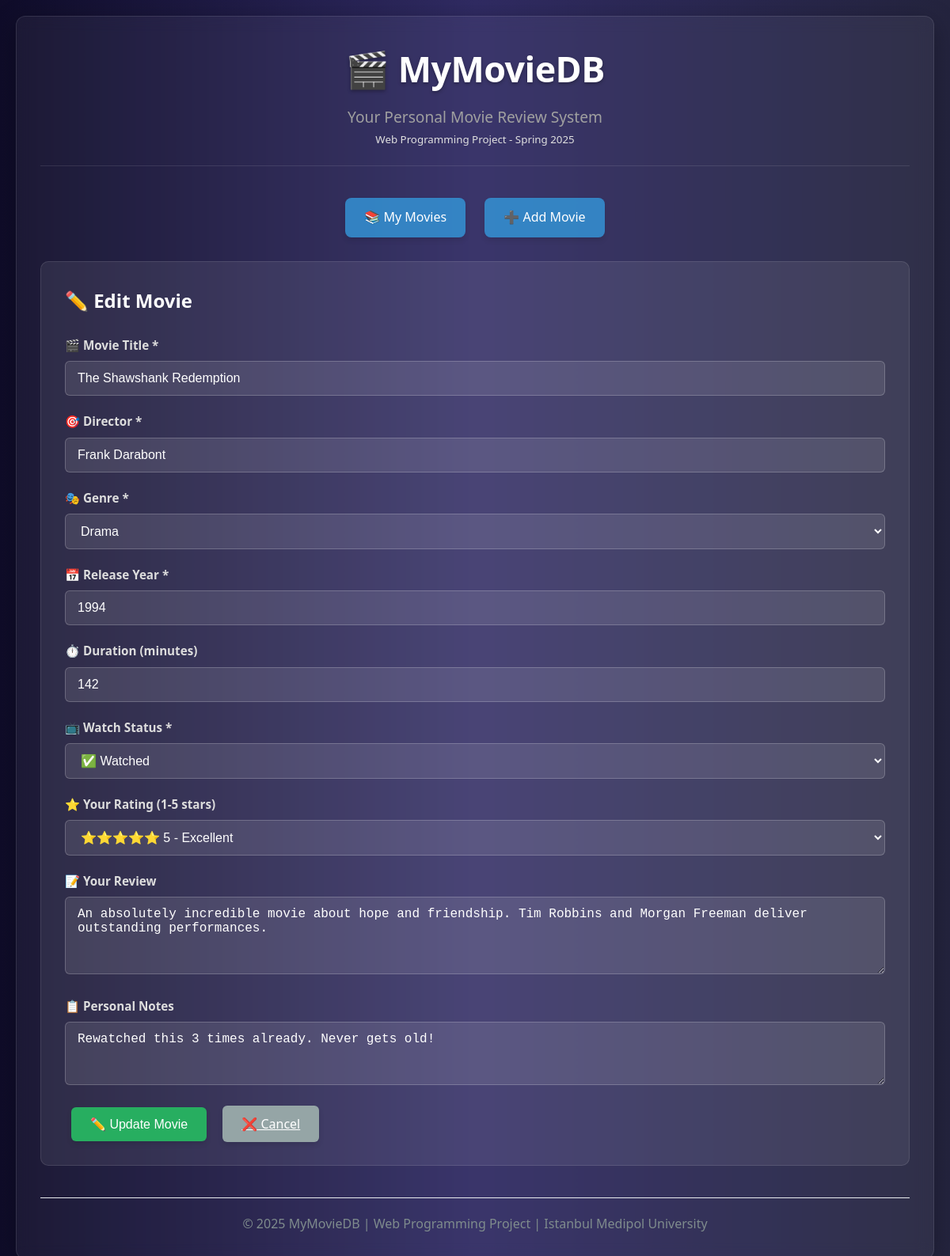
The app's page /?action=edit&id=1 with its own data.
### tables this page shows
CREATE TABLE `movies` (
  `id` int(11) NOT NULL,
  `title` varchar(255) NOT NULL,
  `director` varchar(255) NOT NULL,
  `genre` varchar(100) NOT NULL,
  `release_year` int(11) NOT NULL,
  `duration` int(11) DEFAULT NULL,
  `rating` int(11) DEFAULT NULL CHECK (`rating` >= 1 and `rating` <= 5),
  `watch_status` enum('want_to_watch','currently_watching','watched') DEFAULT 'want_to_watch',
  `review_text` text DEFAULT NULL,
  `personal_notes` text DEFAULT NULL,
  `date_added` timestamp NOT NULL DEFAULT current_timestamp()
);

### index.php (the view, shortened to what this page needs)
<?php
$action = $_GET['action'] ?? 'read';
try {
    $pdo = getDBConnection();
    $movies = [];
    $editMovie = null;
    if ($action === 'edit' && isset($_GET['id'])) {
        $stmt = $pdo->prepare("SELECT * FROM movies WHERE id = ?");
        $stmt->execute([$_GET['id']]);
        $editMovie = $stmt->fetch();
    }
} catch (Exception $e) {
    $error = "❌ Error: " . $e->getMessage();
}
?>
<!DOCTYPE html>
<html lang="en">
<head>
</head>
<body>
    <div class="container">
        <header class="header">
            <h1>🎬 MyMovieDB</h1>
            <p>Your Personal Movie Review System</p>
            <small>Web Programming Project - Spring 2025</small>
        </header>
        <nav class="nav">
            <a href="?action=read" class="<?= $action === 'read' ? 'active' : '' ?>">📚 My Movies</a>
            <a href="?action=create" class="<?= $action === 'create' ? 'active' : '' ?>">➕ Add Movie</a>
        </nav>
        <main>
            <?php if ($action === 'read'): ?>
                <section>
                    <h2>📖 My Movie Collection</h2>
                    <?php if (empty($movies)): ?>
                        <div class="empty-state">
                            <h3>🎬 No movies in your collection yet!</h3>
                            <p>Start building your movie library!</p>
                            <a href="?action=create" class="btn btn-primary">Add Your First Movie</a>
                        </div>
                    <?php else: ?>
                        <div class="stats-bar">
                            <p>📊 Total movies in your collection: <strong><?= count($movies) ?></strong></p>
                        </div>
                        <div class="movie-grid">
                            <?php foreach ($movies as $movie): ?>
                                <div class="movie-card">
                                    <div class="movie-header">
                                        <h3><?= htmlspecialchars($movie['title']) ?></h3>
                                        <small>Released: <?= $movie['release_year'] ?></small>
                                    </div>
                                    <div class="movie-info">
                                        <p><strong>🎯 Director:</strong> <?= htmlspecialchars($movie['director']) ?></p>
                                        <p><strong>🎭 Genre:</strong> <?= htmlspecialchars($movie['genre']) ?></p>
                                        <?php if ($movie['duration']): ?>
                                            <p><strong>⏱️ Duration:</strong> <?= $movie['duration'] ?> minutes</p>
                                        <?php endif; ?>
                                        <p><strong>📺 Status:</strong> <?= formatWatchStatus($movie['watch_status']) ?></p>
                                        <?php if ($movie['rating']): ?>
                                            <p><strong>⭐ My Rating:</strong> <?= displayStars($movie['rating']) ?></p>
                                        <?php endif; ?>
                                        <?php if ($movie['review_text']): ?>
                                            <p><strong>📝 Review:</strong> <?= htmlspecialchars(substr($movie['review_text'], 0, 100)) ?><?= strlen($movie['review_text']) > 100 ? '...' : '' ?></p>
                                        <?php endif; ?>
                                        <?php if ($movie['personal_notes']): ?>
                                            <p><strong>📋 Notes:</strong> <?= htmlspecialchars(substr($movie['personal_notes'], 0, 80)) ?><?= strlen($movie['personal_notes']) > 80 ? '...' : '' ?></p>
                                        <?php endif; ?>
                                    </div>
                                    <div class="movie-actions">
                                        <a href="?action=edit&id=<?= $movie['id'] ?>" class="btn btn-warning">✏️ Edit</a>
                                        <a href="?action=delete&id=<?= $movie['id'] ?>"
                                           onclick="return confirm('Are you sure you want to delete \"<?= htmlspecialchars($movie['title']) ?>\"?')"
                                           class="btn btn-danger">🗑️ Delete</a>
                                    </div>
                                </div>
                            <?php endforeach; ?>
                        </div>
                    <?php endif; ?>
                </section>
            <?php elseif ($action === 'create' || $action === 'edit'): ?>
                <section class="form-section">
                    <h2><?= $action === 'edit' ? '✏️ Edit Movie' : '🎬 Add New Movie' ?></h2>
                    <form method="POST" action="?action=<?= $action === 'edit' ? 'update' : 'create' ?>">
                        <div class="form-group">
                            <label for="title">🎬 Movie Title *</label>
                            <input type="text" id="title" name="title" required
                                   value="<?= htmlspecialchars($editMovie['title'] ?? '') ?>"
                                   placeholder="Enter movie title">
                        </div>
                        <div class="form-group">
                            <label for="director">🎯 Director *</label>
                            <input type="text" id="director" name="director" required
                                   value="<?= htmlspecialchars($editMovie['director'] ?? '') ?>"
                                   placeholder="Enter director name">
                        </div>
                        <div class="form-group">
                            <label for="genre">🎭 Genre *</label>
                            <select id="genre" name="genre" required>
                                <?php
                                $genres = ['Action', 'Adventure', 'Animation', 'Comedy', 'Crime', 'Drama', 'Fantasy', 'Horror', 'Romance', 'Sci-Fi', 'Thriller'];
                                foreach ($genres as $genre):
                                ?>
                                    <option value="<?= $genre ?>" <?= ($editMovie['genre'] ?? '') === $genre ? 'selected' : '' ?>>
                                        <?= $genre ?>
                                    </option>
                                <?php endforeach; ?>
                            </select>
                        </div>
                        <div class="form-group">
                            <label for="release_year">📅 Release Year *</label>
                            <input type="number" id="release_year" name="release_year" required
                                   min="1900" max="2030"
                                   value="<?= $editMovie['release_year'] ?? '' ?>"
                                   placeholder="2024">
                        </div>
                        <div class="form-group">
                            <label for="duration">⏱️ Duration (minutes)</label>
                            <input type="number" id="duration" name="duration"
                                   min="1" max="500"
                                   value="<?= $editMovie['duration'] ?? '' ?>"
                                   placeholder="120">
                        </div>
                        <div class="form-group">
                            <label for="watch_status">📺 Watch Status *</label>
                            <select id="watch_status" name="watch_status" required>
                                <option value="watched" <?= ($editMovie['watch_status'] ?? '') === 'watched' ? 'selected' : '' ?>>✅ Watched</option>
                            </select>
                        </div>
                        <div class="form-group">
                            <label for="rating">⭐ Your Rating (1-5 stars)</label>
                            <select id="rating" name="rating">
                                <option value="5" <?= ($editMovie['rating'] ?? '') == '5' ? 'selected' : '' ?>>⭐⭐⭐⭐⭐ 5 - Excellent</option>
                            </select>
                        </div>
                        <div class="form-group">
                            <label for="review_text">📝 Your Review</label>
                            <textarea id="review_text" name="review_text" rows="4"
                                      placeholder="Write your thoughts about this movie..."><?= htmlspecialchars($editMovie['review_text'] ?? '') ?></textarea>
                        </div>
                        <div class="form-group">
                            <label for="personal_notes">📋 Personal Notes</label>
                            <textarea id="personal_notes" name="personal_notes" rows="3"
                                      placeholder="Any personal notes, reminders, or comments..."><?= htmlspecialchars($editMovie['personal_notes'] ?? '') ?></textarea>
                        </div>
                        <div class="form-actions">
                            <button type="submit" class="btn btn-primary">
                                <?= $action === 'edit' ? '✏️ Update Movie' : '🎬 Add Movie' ?>
                            </button>
                            <a href="?action=read" class="btn btn-secondary">❌ Cancel</a>
                        </div>
                    </form>
                </section>
            <?php endif; ?>
        </main>
        <footer style="text-align: center; margin-top: 40px; padding-top: 20px; border-top: 1px solid #e9ecef; color: #7f8c8d;">
            <p>&copy; 2025 MyMovieDB | Web Programming Project | Istanbul Medipol University</p>
        </footer>
    </div>
</body>
</html>

### index.php (style rules this page uses)
* { margin: 0; padding: 0; box-sizing: border-box; }
body { font-family: 'Segoe UI', -apple-system, BlinkMacSystemFont, sans-serif; line-height: 1.6; color: #e0e0e0; background: linear-gradient(to right, #0f0c29, #302b63, #24243e); min-height: 100vh; padding: 20px; }
.container { max-width: 1200px; margin: 0 auto; background: rgba(255, 255, 255, 0.05); backdrop-filter: blur(10px); padding: 30px; border-radius: 12px; box-shadow: 0 8px 32px rgba(0, 0, 0, 0.3); border: 1px solid rgba(255, 255, 255, 0.1); }
.header { text-align: center; margin-bottom: 40px; padding-bottom: 20px; border-bottom: 1px solid rgba(255, 255, 255, 0.1); }
.header h1 { color: #fff; margin-bottom: 10px; font-size: 2.8em; font-weight: 700; letter-spacing: -0.5px; text-shadow: 0 2px 4px rgba(0, 0, 0, 0.3); }
.header p { color: #a0a0a0; font-size: 1.2em; font-weight: 400; }
.nav { text-align: center; margin-bottom: 30px; }
.nav a { display: inline-block; padding: 12px 24px; margin: 0 10px; background: rgba(52, 152, 219, 0.8); color: white; text-decoration: none; border-radius: 8px; transition: all 0.3s ease; font-weight: 500; box-shadow: 0 4px 6px rgba(0, 0, 0, 0.1); }
.form-section { margin: 30px 0; background: rgba(255, 255, 255, 0.08); padding: 30px; border-radius: 10px; border: 1px solid rgba(255, 255, 255, 0.1); }
.form-section h2 { margin-bottom: 25px; color: #fff; font-weight: 600; }
.form-group { margin-bottom: 20px; }
.form-group label { display: block; margin-bottom: 8px; font-weight: 600; color: #ddd; font-size: 0.95em; }
.form-group input, .form-group select, .form-group textarea { width: 100%; padding: 12px 15px; background: rgba(255, 255, 255, 0.1); border: 1px solid rgba(255, 255, 255, 0.2); border-radius: 6px; font-size: 16px; color: #fff; transition: all 0.3s ease; }
.btn { padding: 12px 24px; margin: 0 8px; border: none; border-radius: 6px; cursor: pointer; font-size: 16px; font-weight: 500; transition: all 0.3s ease; box-shadow: 0 4px 6px rgba(0, 0, 0, 0.1); }
.btn-primary { background: #27ae60; color: white; }
.btn-secondary { background: #95a5a6; color: white; }

### records on screen
movies: title "The Shawshank Redemption", director "Frank Darabont", genre "Drama", release_year "1994", duration "142", watch_status "✅ Watched", rating "⭐⭐⭐⭐⭐ 5 - Excellent", review_text "An absolutely incredible movie about hope and friendship. Tim Robbins and Morgan Freeman deliver outstanding performances.", personal_notes "Rewatched this 3 times already. Never gets old!"
